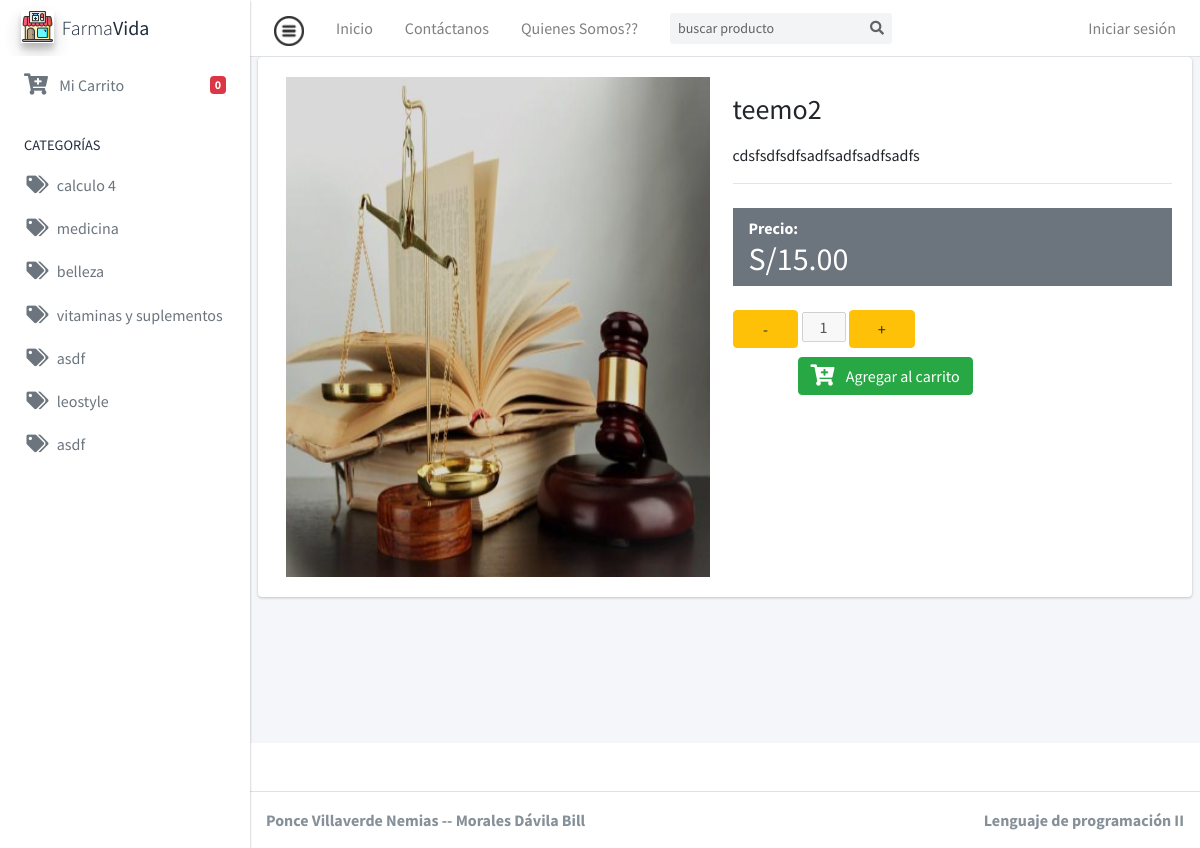
The app's page /index.php?p=producto&id=2 with its own data.
### tables this page shows
CREATE TABLE `catalogo` (
  `id_catalogo` int(11) NOT NULL,
  `nombre` varchar(30) DEFAULT NULL,
  `descripcion` varchar(50) DEFAULT NULL
);

CREATE TABLE `producto` (
  `id_producto` int(11) NOT NULL,
  `nombre` varchar(30) DEFAULT NULL,
  `precio` float DEFAULT NULL,
  `caracteristicas` varchar(100) DEFAULT NULL,
  `img` varchar(100) DEFAULT NULL,
  `id_catalogo` int(11) DEFAULT NULL
);

### app/controller/VistasController.php (called while the page is built, shortened)
<?php
class VistasController
{
    public function plantillaGeneral()
    {
        include "view/plantilla.php";
    }
    public function solicitarVista($tipo_usuario = "general")
    {
        if (isset($_GET["p"])) {
            $pagina = $_GET["p"];
        } else {
            $pagina = "index";
        }
        $mvista = new Vistas();
        $repuesta = $mvista->traerVista($pagina, $tipo_usuario);
        include $repuesta;
    }
}

### index.php (called while the page is built, shortened)
<?php
require_once "config/autoload2.php";
$vcontroller = new VistasController();
$vcontroller->plantillaGeneral();

### config/autoload2.php (called while the page is built, shortened)
<?php
spl_autoload_register(function ($nombre_clase) {
    $ruta = ROOT . DS . str_replace("\\", DS, $nombre_clase) . '.php';
});

### app/Catalogo.php (called while the page is built, shortened)
<?php
class Catalogo
{
    public static function ListarCatalogo(): array
    {
        try {
            $db = new db();
            $conn = $db->abrirConexion();
            $sql = "SELECT * from catalogo";
            $respuesta = $conn->prepare($sql);
            $respuesta->execute();
            $matriz = $respuesta->fetchAll();
            return $matriz;
        } catch (\PDOException $e) {
            echo $e->getMessage();
        }
    }
}

### app/controller/CatalogoController.php (called while the page is built, shortened)
<?php
class CatalogoController
{
   public function listarCatalogos()
   {
      $catalogos = Catalogo::ListarCatalogo();
      if (!empty($catalogos)) {
         return $catalogos;
      } else {
         return false;
      }
   }
}

### app/ConexionDB.php (called while the page is built, shortened)
<?php
class ConexionDB
{
    public function cerrarConexion()
    {
        return $this->conn = null;
    }
}

### app/Producto.php (called while the page is built, shortened)
<?php
class Producto
{
    public static function traerProducto($id)
    {
        try {
            $db = new db();
            $conn = $db->abrirConexion();
            $sql = "SELECT * FROM producto WHERE id_producto=?";
            $respuesta = $conn->prepare($sql);
            $respuesta->execute([$id]);
            $producto = $respuesta->fetchAll();
            return $producto;
        } catch (\PDOException $e) {
            echo $e->getMessage();
        }
    }
}

### app/controller/ProductoController.php (called while the page is built, shortened)
<?php
class ProductoController
{
   public function traerProducto(int $id)
   {
      $producto = Producto::traerProducto($id);
      if (!empty($producto)) {
         return $producto;
      } else {
         return false;
      }
   }
}

### view/layouts/headerCliente.php (the view, shortened to what this page needs)
<body class="hold-transition sidebar-mini layout-navbar-fixed layout-fixed">
  <div class="wrapper">
    <nav class="main-header navbar navbar-expand navbar-white navbar-light">
      <ul class="navbar-nav">
        <li class="nav-item">
          <a class="nav-link" data-widget="pushmenu" href="#" role="button"><img src="public/img/icons/menu.png" alt="menu" style="opacity: .8; width:30px;"></a>
        </li>
        <li class="nav-item d-none d-sm-inline-block">
          <a href="index.php?p=productos" class="nav-link">Inicio</a>
        </li>
        <li class="nav-item d-none d-sm-inline-block">
          <a href="#" class="nav-link">Contáctanos</a>
        </li>
        <li class="nav-item d-none d-sm-inline-block">
          <a href="#" class="nav-link">Quienes Somos??</a>
        </li>
      </ul>
      <form class="form-inline ml-3">
        <div class="input-group input-group-sm">
          <input class="form-control form-control-navbar" type="search" placeholder="buscar producto" aria-label="Search">
          <div class="input-group-append">
            <button class="btn btn-navbar" type="submit">
              <i class="fas fa-search"></i>
            </button>
          </div>
        </div>
      </form>
      <ul class="navbar-nav ml-auto">
        <?php if (isset($_SESSION["estado"])) : ?>
          <a href='index.php?p=logout' class='nav-link'>Cerrar sesión</a>
        <?php else : ?>
          <a href='index.php?p=login' class='nav-link'>Iniciar sesión</a>
        <?php endif; ?>
      </ul>
    </nav>
    <aside class="main-sidebar elevation-1 bg-white">
      <a href="#" class="brand-link">
        <img src="public/img/icons/farmacia.png" alt="AdminLTE Logo" class="brand-image elevation-3" style="opacity: .8">
        <span class="brand-text font-weight-light">Farma<b>Vida</b></span>
      </a>
      <div class="sidebar">
        <nav class="mt-2">
          <ul class="nav nav-pills nav-sidebar flex-column" data-widget="treeview" role="menu" data-accordion="false">
            <li class="nav-item">
              <a href="index.php?p=carrito" class="nav-link">
                <i class="fas fa-cart-plus fa-lg mr-2"></i>
                <p>
                  Mi Carrito
                  <span class="right badge badge-danger" id="carrito">
                    <?php
                    echo $cantidad = isset($_SESSION["cantidad"]) ? $_SESSION["cantidad"] : "0";
                    ?>
                  </span>
                </p>
              </a>
            </li>
            <li class="nav-header">
              CATEGORÍAS
            </li>
            <?php
            $ccontroller = new CatalogoController;
            $catalogos = $ccontroller->listarCatalogos();
            if ($ccontroller) :
              foreach ($catalogos as $catalogo) :
                $ncatalogo = $catalogo["nombre"];
                $id = $catalogo["id_catalogo"];
            ?>
                <li class="nav-item">
                  <a href="index.php?p=vistaporCatalogo&c=<?= $id ?>" class="nav-link">
                    <i class="fa fa-tags nav-icon"></i>
                    <p>
                      <?= $ncatalogo ?>
                    </p>
                  </a>
                </li>
            <?php endforeach;
            endif; ?>
          </ul>
        </nav>
      </div>
    </aside>

### view/producto.php (shortened to what this page needs)
<?php
 include "view/layouts/headerCliente.php";
 ?>
<div class="content-wrapper">
  <section class="content">
    <div class="card card-solid">
      <div class="card-body">
        <div class="row">
          <?php
           $pcontroller = new ProductoController;
           $producto = $pcontroller->traerProducto($_GET["id"]);
           foreach ($producto as $p) {
             $id = $p["id_producto"];
             $nombre = $p["nombre"];
             $precio = $p["precio"];
             $desc = $p["caracteristicas"];
             $img = $p["img"];
           }
           ?>
          <div class="col-12 col-sm-6">
            <div class="col-12" style="width: 500px; height:500px;">
              <img src="<?= $img ?>" class="product-image" alt="Product Image" style="width:100%; height:100%;">
            </div>
          </div>
          <div class="col-12 col-sm-6">
            <h3 class="my-3"><?= $nombre ?></h3>
            <p><?= $desc ?></p>
            <hr>
            <div class="bg-gray py-2 px-3 mt-4">
              <b>Precio:</b>
              <h2 class="mb-0">
                S/<?= number_format($precio, 2, ".", ",") ?>
              </h2>
            </div>
            <div class="mt-4">
              <button type="button" class="btn btn btn-warning" style="width:15%;" onclick="disminuir(<?= $id ?>)">-</button>
              <?php if (isset($_SESSION["Productos"][$id])) : ?>
                <input class='text-center' type='text' id=<?= $id ?> value=<?= $_SESSION['Productos'][$id]['cantidad'] ?> disabled style='width:10%;'>
              <?php else : ?>
                <input class='text-center' type='text' id=<?= $id ?> value='1' disabled style='width:10%;'>
              <?php endif; ?>
              <button type="button" class="btn btn btn-warning" style="width:15%;" onclick="aumentar(<?= $id ?>)">+</button>
              <div class="btn  btn-lg btn-flat ml-5">
                <button value="agregar" type="button" class="btn btn-block btn-success" onclick="requestCarritoController(<?= $id ?>, this.value)" style="width:100%;">
                  <i class="fas fa-cart-plus fa-lg mr-2"></i>
                  Agregar al carrito
                </button>
              </div>
            </div>
          </div>
        </div>
      </div>
    </div>
  </section>
</div>
<?php
 include "view/layouts/footer.php";
 ?>

### records on screen
catalogo: nombre "calculo 4"
catalogo: nombre "medicina"
catalogo: nombre "belleza"
catalogo: nombre "vitaminas y suplementos"
catalogo: nombre "asdf"
catalogo: nombre "leostyle"
catalogo: nombre "asdf"
producto: img (picture), nombre "teemo2", caracteristicas "cdsfsdfsdfsadfsadfsadfsadfs", precio "15.00"

### other values on screen
$cantidad = isset($_SESSION["cantidad"]) ? $_SESSION["cantidad"] : "0" "0"
